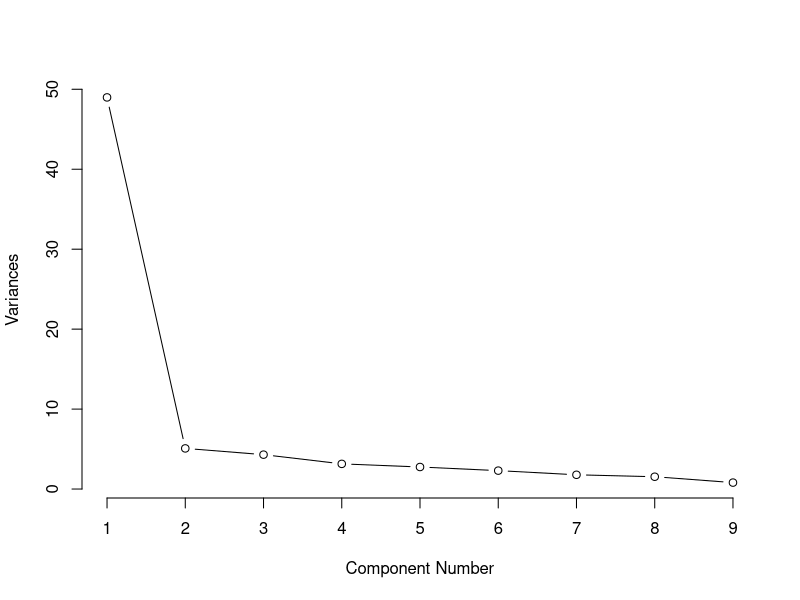
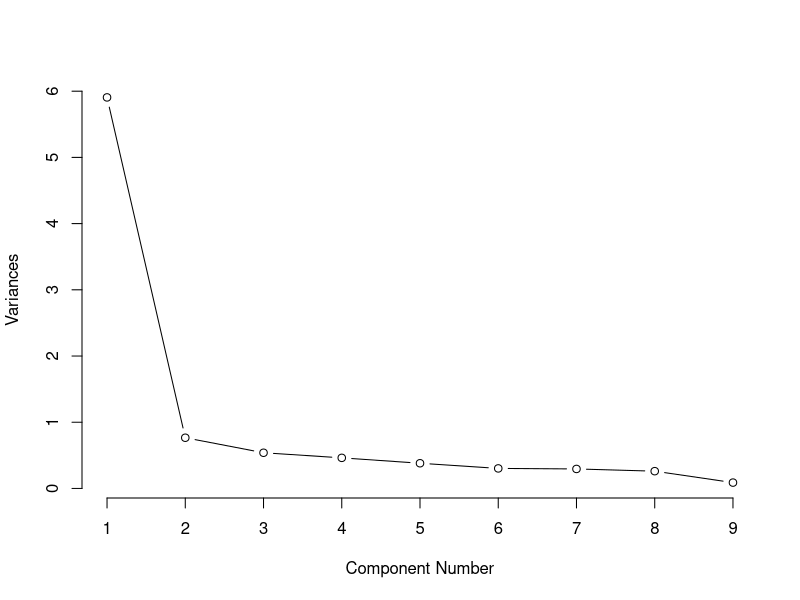

Source code (R) for these figures, in order:
## ---- chunk 1
knitr::opts_chunk$set(echo = TRUE)
library(tidyverse)
library(knitr)
## ---- chunk 2
## Load mlbench package
library(mlbench)
## Load the data
data(BreastCancer)

library(tidyverse)

## Removing NA not replacing with Mode/Median
no_NA <- drop_na(BreastCancer)

## Removing ID column
no_NA <- no_NA[,-1]

no_NA <- no_NA[,-10]

## Turn data frame to matrix
mBC <- data.matrix(no_NA, rownames.force=NA)

## PCA on data
(pca1 = prcomp(x=mBC))

summary(pca1)

## Scree diagram for PCA1
plot(pca1, type="lines",main="")
title(xlab="Component Number")


## PCA for scales
(pca2 = prcomp(x=mBC, scale =TRUE ))

summary(pca2)

## Scree diagram for PCA2
plot(pca2, type="lines",main="")
title(xlab="Component Number")
